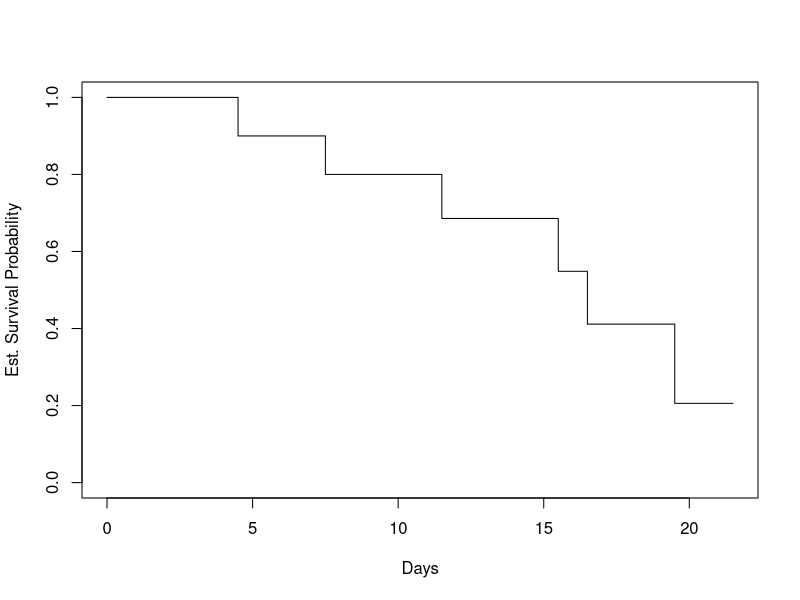

The R script that drew this image: (Note: this script raises an error after producing the figure.)
## ---- chunk 1
library(tidyverse)
library(survival)
dat <- tibble(times = c(4.5, 7.5, 8.5, 11.5, 13.5, 15.5, 16.5, 17.5, 19.5, 21.5),
              event = c(1, 1, 0, 1, 0, 1, 1, 0, 1, 0))
## ---- chunk 2
dat
## ---- chunk 3
plot(survfit(Surv(times, event) ~ 1, data = dat), 
     xlab = "Days", ylab = "Est. Survival Probability",
     conf.int = F)
## ---- chunk 4
library(survminer)
ggsurvplot(survfit(Surv(times, event) ~ 1, data = dat), 
     xlab = "Days", ylab = "Est. Survival Probability",
     conf.int = F)
## ---- chunk 5
# thanks to dkmathstats
library(ggplot2)
x_lower=0; x_upper=10; 
max_height2 <- max(dexp(x_lower:x_upper, rate = 1, log = FALSE), 
                    dexp(x_lower:x_upper, rate = 0.1, log = FALSE),
                    dexp(x_lower:x_upper, rate = 0.01, log = FALSE))
ggplot(data.frame(x = c(x_lower, x_upper)), aes(x = x)) + xlim(x_lower, x_upper) + 
     ylim(0, max_height2) +
     stat_function(fun = dexp, args = list(rate = 1), aes(colour = "1")) + 
     stat_function(fun = dexp, args = list(rate = 0.1), aes(colour = "0.1")) + 
     stat_function(fun = dexp, args = list(rate = 0.01), aes(colour = "0.01")) + 
     scale_color_manual("lambda", values = c("blue", "green", "red")) +
     labs(x = "\n x", y = "f(x) \n", 
        title = "Exponential Distribution Density Plots \n") + 
     theme(plot.title = element_text(hjust = 0.5), 
         axis.title.x = element_text(face="bold", colour="blue", size = 12),
         axis.title.y = element_text(face="bold", colour="blue", size = 12),
         legend.title = element_text(face="bold", size = 10),
         legend.position = "right")

## ---- chunk 6
ggplot(data.frame(x = c(x_lower, x_upper)), aes(x = x)) + xlim(x_lower, x_upper) + 
     ylim(0, max_height2) +
     geom_hline(aes(yintercept=1, linetype="1"),colour="red") +
     geom_hline(aes(yintercept=0.1,linetype="0.1"),colour="green") +
     geom_hline(aes(yintercept=0.01,linetype="0.01"),colour="blue") +
     labs(x = "\n x", y = "h(x) \n", 
        title = "Exponential Distribution Hazard Plots \n") + 
     theme(plot.title = element_text(hjust = 0.5), 
         axis.title.x = element_text(face="bold", colour="blue", size = 12),
         axis.title.y = element_text(face="bold", colour="blue", size = 12),
         legend.title = element_text(face="bold", size = 10)) +
     scale_linetype_manual(name="lambda",values=c(1,1,1),guide=guide_legend(override.aes=list(colour=c("blue","green","red"))))
## ---- chunk 7
x_lower_wei <- 0
x_upper_wei <- 3

ggplot(data.frame(x = c(x_lower_wei , x_upper_wei)), aes(x = x)) + 
  xlim(c(x_lower_wei , x_upper_wei)) + 
  stat_function(fun = dweibull, args = list(shape = 2, scale = 1), aes(colour = "2 & 1")) + 
  stat_function(fun = dweibull, args = list(shape = 3, scale = 1), aes(colour = "3 & 1")) + 
  stat_function(fun = dweibull, args = list(shape = 0.5, scale = 1), aes(colour = "0.5 & 1")) + 
  scale_color_manual("alpha & lambda", values = c("blue", "green", "red")) +
  labs(x = "\n x", y = "f(x) \n", 
       title = "Weibull Distribution Plots") + 
  theme(plot.title = element_text(hjust = 0.5), 
        axis.title.x = element_text(face="bold", colour="blue", size = 12),
        axis.title.y = element_text(face="bold", colour="blue", size = 12),
        legend.title = element_text(face="bold", size = 10),
        legend.position = "right")

## ---- chunk 8
x=seq(0.01,2,by=0.001)
weibhaz=data.frame(x=c(x,x,x),haz=c(2*x,3*x^2,1/(2*sqrt(x))),alpha=c(rep("2",length(x)),rep("3",length(x)),rep("0.5",length(x))))
ggplot(weibhaz,aes(x=x,y=haz))+
  geom_line(aes(color=alpha,linetype=alpha)) +
  scale_color_manual(values=c("blue","green","red"))
